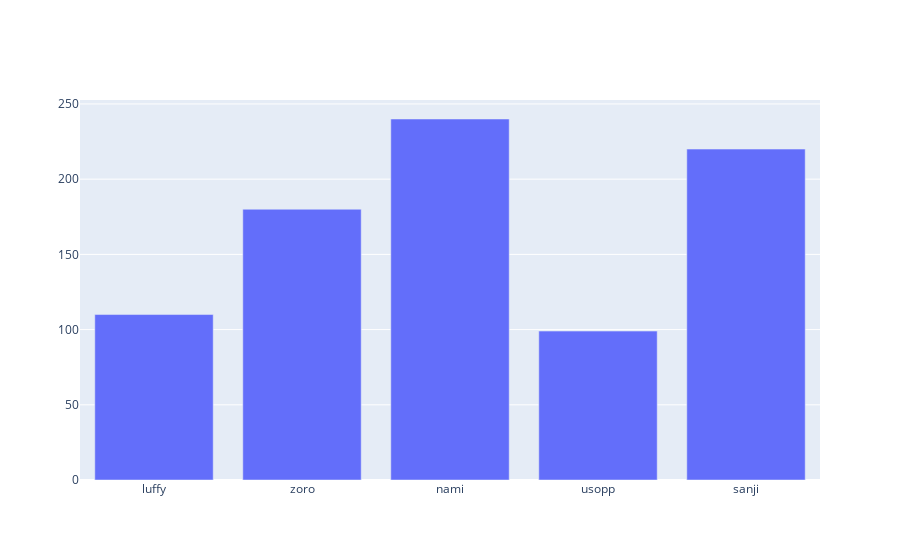

Write notebook code for a chart like this one.
### Code cell
# Make the plot using Plotly

graph = go.Figure()
graph.add_trace(go.Bar(x=x1, y=y1))

### Figure 1 — Plotly figure (JSON) as saved in the notebook; plotly's stock layout.template omitted (floating-point values rounded to 4 significant figures)
{"data": [{"type": "bar", "x": ["luffy", "zoro", "nami", "usopp", "sanji"], "y": [110, 180, 240, 99, 220]}], "layout": {}}
